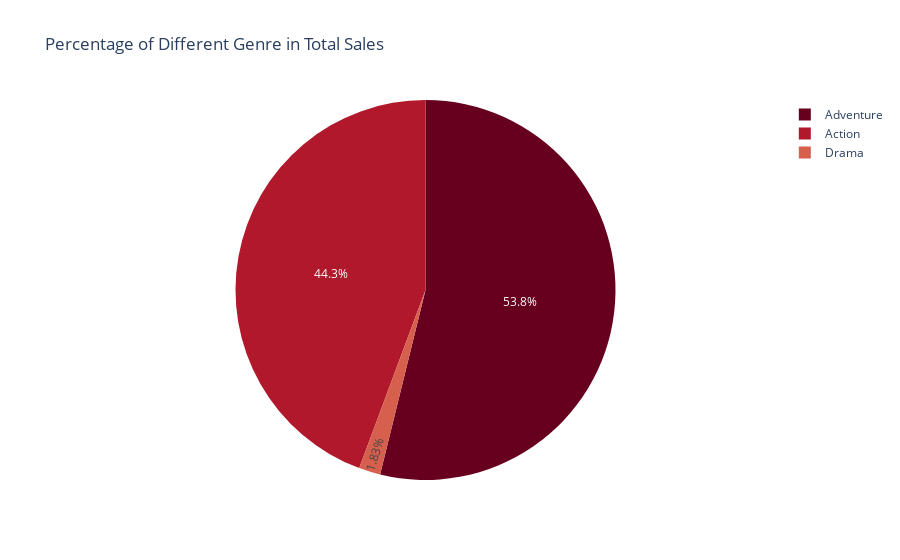

Write notebook code for a chart like this one.
### Code cell
film.groupby(by = ["GENRE"])['TOTAL FOR YEAR'].sum().reset_index()
px.pie(film
       ,values = 'TOTAL FOR YEAR'
       ,names = "GENRE"
       ,title = 'Percentage of Different Genre in Total Sales'
       ,color_discrete_sequence = px.colors.sequential.RdBu
       ,height = 600)

### Figure 1 — Plotly figure (JSON) as saved in the notebook; plotly's stock layout.template omitted (floating-point values rounded to 4 significant figures)
{"data": [{"domain": {"x": [0, 1], "y": [0, 1]}, "hovertemplate": "GENRE=%{label}<br>TOTAL FOR YEAR=%{value}<extra></extra>", "labels": ["Drama", "Adventure", "Adventure", "Adventure", "Adventure", "Adventure", "Adventure", "Adventure", "Adventure", "Adventure", "Action", "Action", "Adventure", "Adventure", "Action", "Action", "Action", "Adventure", "Adventure", "Adventure", "Action", "Action", "Action", "Action"], "legendgroup": "", "name": "", "showlegend": true, "type": "pie", "values": [184031112, 306169255, 250650052, 443319081, 430443350, 253367455, 300404434, 403706375, 339714367, 441226247, 380270577, 423315812, 336530303, 531001578, 402111870, 415004880, 381011219, 623357910, 408992272, 333055258, 742208942, 486295561, 517218368, 700059566]}], "layout": {"autosize": true, "legend": {"tracegroupgap": 0}, "piecolorway": ["rgb(103,0,31)", "rgb(178,24,43)", "rgb(214,96,77)", "rgb(244,165,130)", "rgb(253,219,199)", "rgb(247,247,247)", "rgb(209,229,240)", "rgb(146,197,222)", "rgb(67,147,195)", "rgb(33,102,172)", "rgb(5,48,97)"], "title": {"text": "Percentage of Different Genre in Total Sales"}}}
